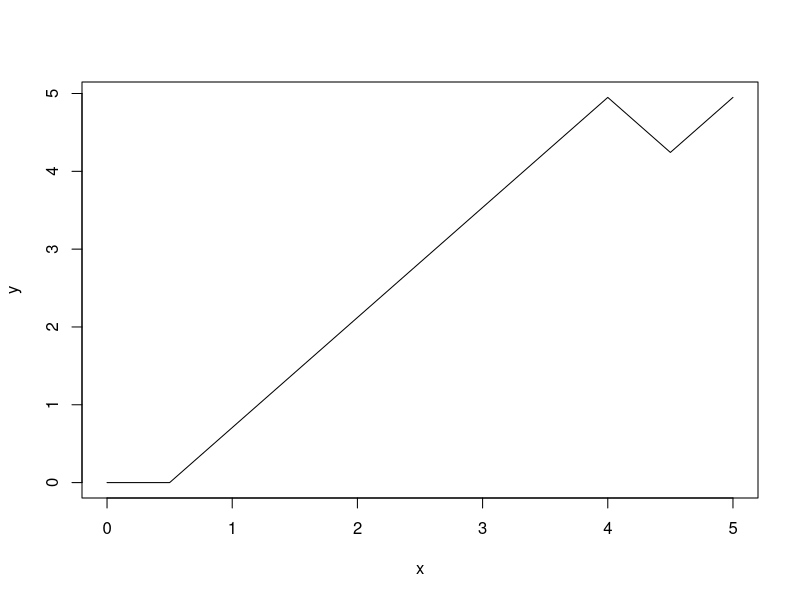
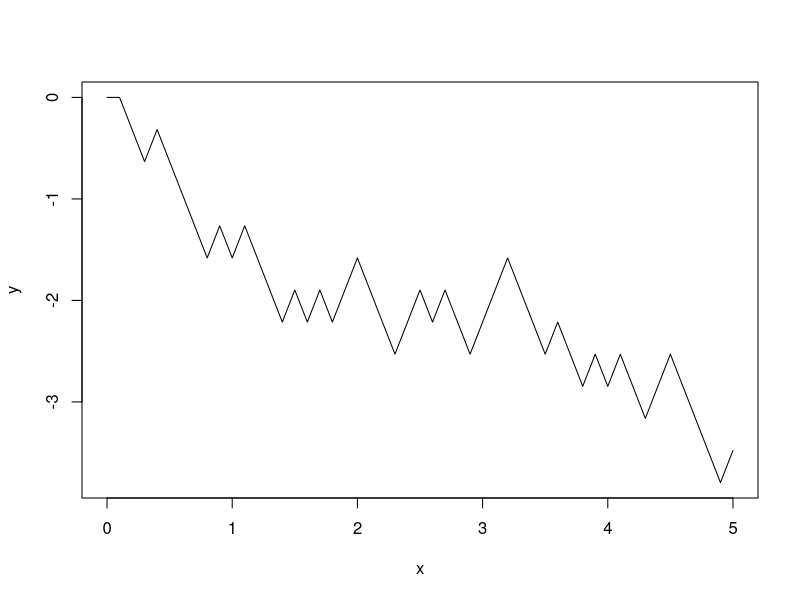
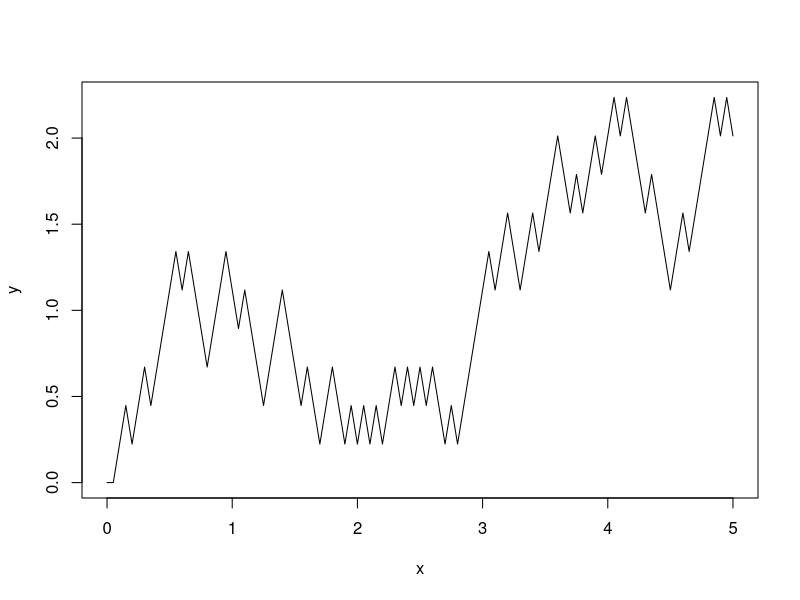
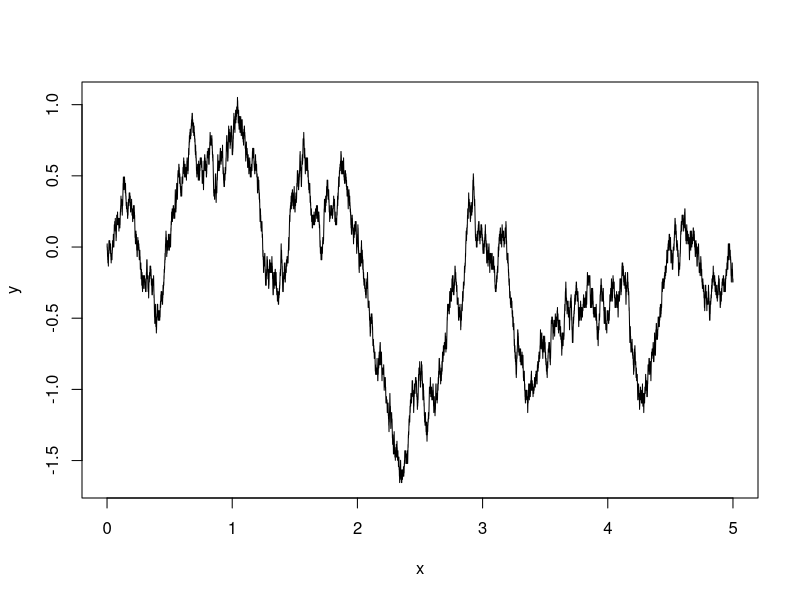
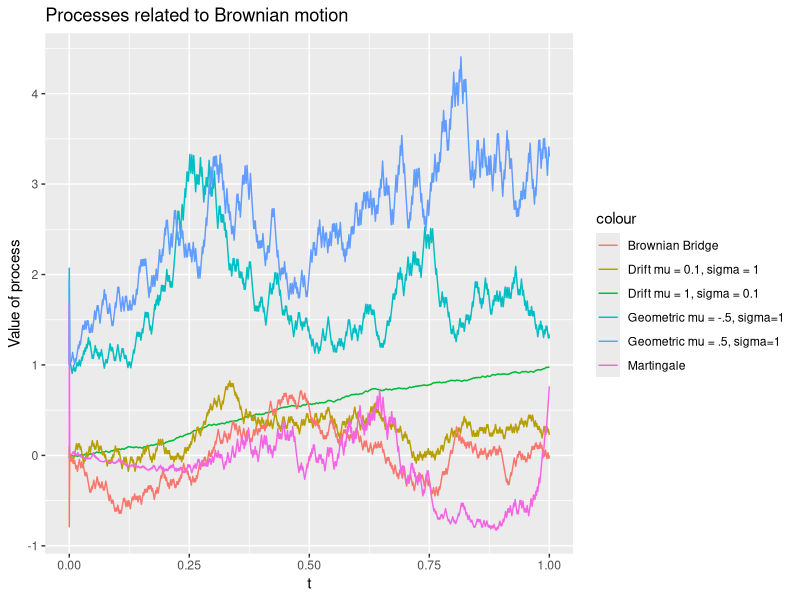

These figures' R source, in order:
rm(list=ls())
library(ggplot2)

##################
### QUESTION 1 ###
##################

r <- 0.04
u <- 1.06
d <- 0.98
(1+r-d)/(u-d) 

##################
### QUESTION 2 ###
##################

# Part 1

Sn <- function(n,T = 5){
  # Create function that produces random walk with step size sqrt(T/n)
  stepsize <- sqrt(T/n)
  Z <- rbinom(n+1,1,0.5)
  Z[Z==1] <- stepsize
  Z[Z==0] <- -stepsize
  X <- rep(0,n+1)
  for ( i in 2:n+1) { 
    X[i] = X[i-1] + Z[i] }
  return(X)
}

# Now plot the process Sn(t) for n = 10,50,100,1000
y <- Sn(10)
x <- seq(0,5,length.out = length(y))
plot(y=y,x=x,type = 'l')

y <- Sn(50)
x <- seq(0,5,length.out = length(y))
plot(y=y,x=x,type = 'l')

y <- Sn(100)
x <- seq(0,5,length.out = length(y))
plot(y=y,x=x,type = 'l')

y <- Sn(10000)
x <- seq(0,5,length.out = length(y))
plot(y=y,x=x,type = 'l')

######################################
# PART 2
######################################

geometric.brownian <- function(n,T,sigma,mu){
  B <- Sn(n,T)
  t <- seq(0,T,length.out = n)
  X <- sigma * B + mu * t
  return(exp(X))
}

brownian.drift <- function(n,T,sigma,mu){
  B <- Sn(n,T)
  t <- seq(0,T,length.out = n)
  X <- sigma * B + mu * t
  return(X)
}

brownian.bridge <- function(n,T){
  B <- Sn(n,T)
  t <- seq(0,1,length.out = n)
  X <- B - t * B[n]
}

martingale <- function(n,T) {
  B <- Sn(n,T)
  t <- seq(0,T,length.out = n)
  return(B^2 - t)
}

n <- 1000
T <- 1
t <- seq(0,T,length.out = n)

simulations <- as.data.frame( 
  cbind(
    t,
    geometric.brownian(n,T,sigma = 1, mu = -0.5),
    geometric.brownian(n,T,sigma = 1, mu = 0.5),
    brownian.drift(n,T,sigma = 0.1, mu = 1),
    brownian.drift(n,T,sigma = 1, mu = 0.1),
    brownian.bridge(n,T),
    martingale(n,T)
  )
)

ggplot(data = simulations,aes(x=t,y=V2)) + 
  labs(x='t', y='Value of process', title = 'Processes related to Brownian motion') +
  geom_line(aes(x=t,y=V2,colour='Geometric mu = -.5, sigma=1')) + 
  geom_line(aes(x=t,y=V3,colour='Geometric mu = .5, sigma=1')) + 
  geom_line(aes(x=t,y=V4,colour='Drift mu = 1, sigma = 0.1')) + 
  geom_line(aes(x=t,y=V5,colour='Drift mu = 0.1, sigma = 1')) +
  geom_line(aes(x=t,y=V6,colour='Brownian Bridge')) +
  geom_line(aes(x=t,y=V7,colour='Martingale'))

